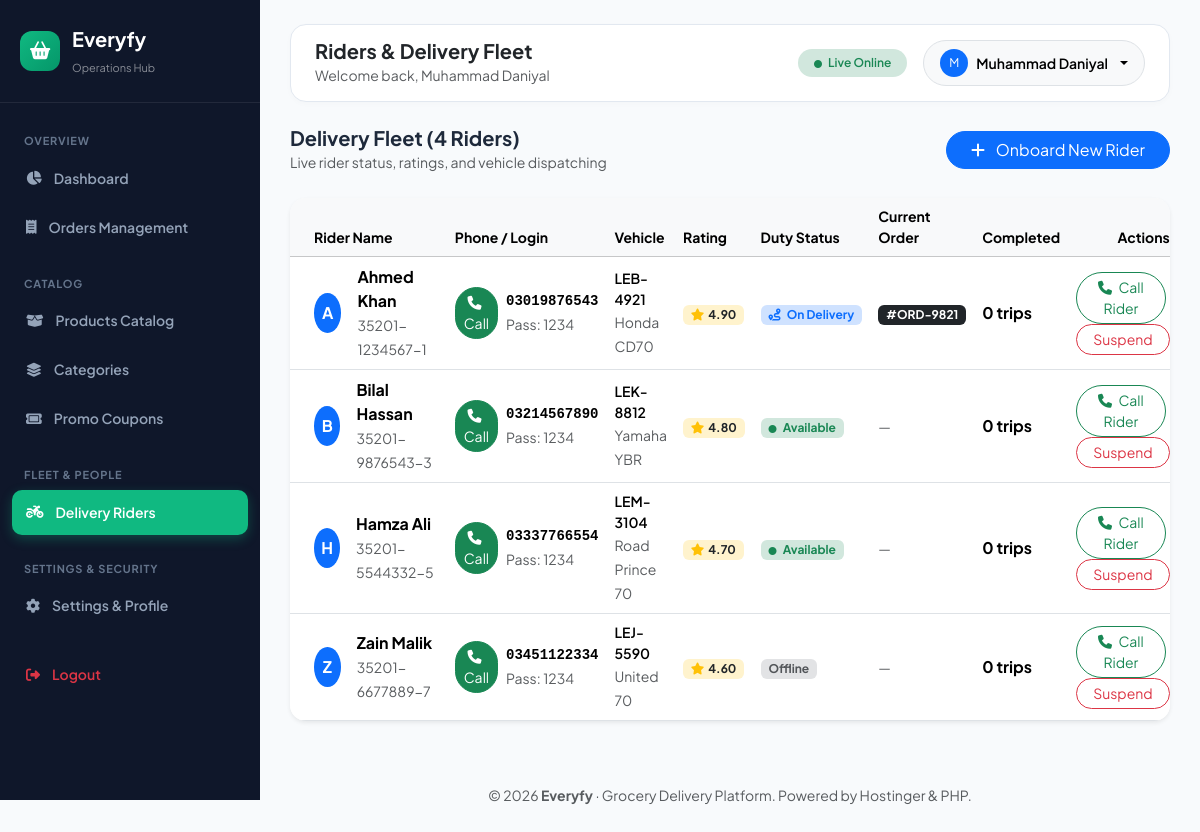
/backend/admin/riders.php (signed in), run on an earlier commit of the app's database.
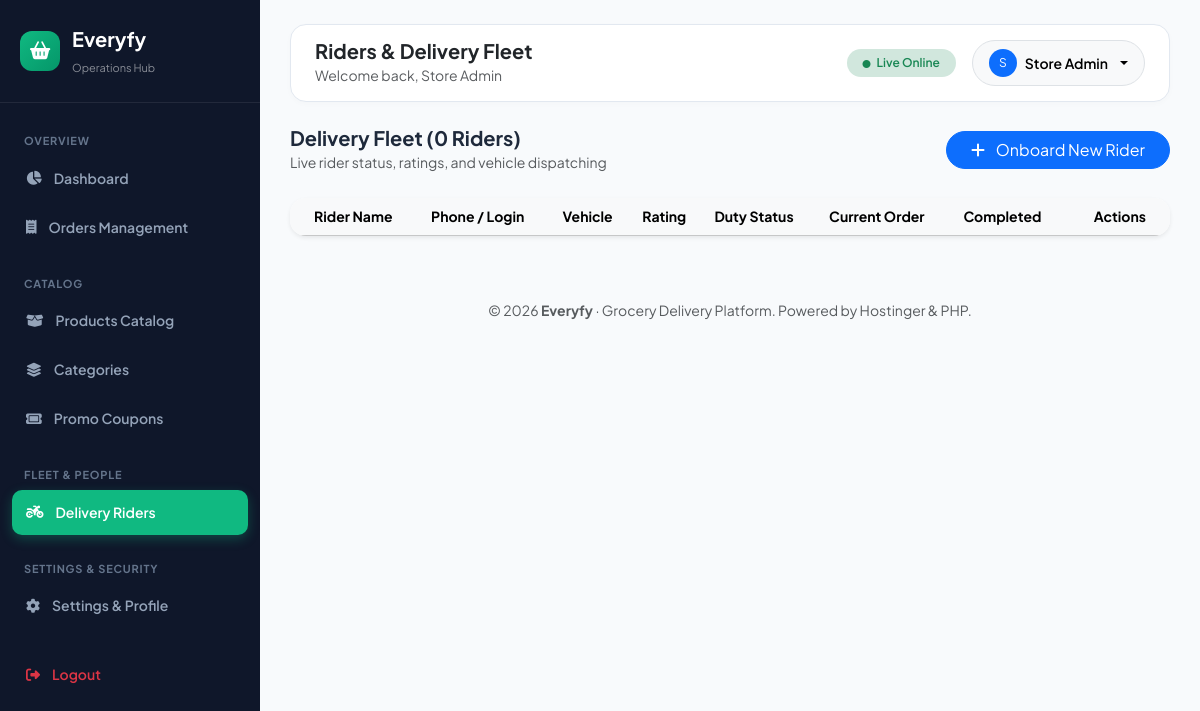
And on a later commit of the database.
### tables this page shows
CREATE TABLE IF NOT EXISTS `delivery_boys` (
  `id` INT AUTO_INCREMENT PRIMARY KEY,
  `name` VARCHAR(100) NOT NULL,
  `phone` VARCHAR(25) NOT NULL UNIQUE,
  `email` VARCHAR(120) NULL UNIQUE,
  `password` VARCHAR(255) NOT NULL,
  `cnic` VARCHAR(30) NULL,
  `vehicle_type` VARCHAR(50) DEFAULT 'Motorcycle',
  `vehicle_number` VARCHAR(50) DEFAULT 'LEB-4921',
  `profile_image` VARCHAR(255) NULL,
  `rating` DECIMAL(3, 2) DEFAULT 5.00,
  `is_online` TINYINT(1) DEFAULT 1,
  `is_active` TINYINT(1) DEFAULT 1,
  `current_lat` DECIMAL(10, 7) DEFAULT 31.5204,
  `current_lng` DECIMAL(10, 7) DEFAULT 74.3587,
  `total_deliveries` INT DEFAULT 0,
  `auth_token` VARCHAR(255) NULL,
  `created_at` TIMESTAMP DEFAULT CURRENT_TIMESTAMP,
  INDEX `idx_riders_phone` (`phone`),
  INDEX `idx_riders_email` (`email`)
);

### backend/admin/riders.php (the view, shortened to what the changed rows need)
<?php
$pageHeading = 'Riders & Delivery Fleet';
require_once __DIR__ . '/includes/header.php';
$pdo = Database::getConnection();
$riders = [];
if ($pdo) {
    try {
        $stmt = $pdo->query("SELECT d.*,
                                    (SELECT COUNT(*) FROM orders o WHERE o.delivery_boy_id = d.id AND o.order_status = 'delivered') as total_completed,
                                    (SELECT order_number FROM orders o WHERE o.delivery_boy_id = d.id AND o.order_status IN ('ready','picked_up','on_the_way') LIMIT 1) as current_order
                             FROM delivery_boys d ORDER BY d.id ASC");
        $riders = $stmt->fetchAll();
    } catch (Exception $e) {}
}
?>
<div class="d-flex justify-content-between align-items-center mb-4">
    <div>
        <h5 class="fw-bold mb-0">Delivery Fleet (<?= count($riders) ?> Riders)</h5>
        <small class="text-muted">Live rider status, ratings, and vehicle dispatching</small>
    </div>
</div>
<div class="card border-0 shadow-sm rounded-4 overflow-hidden">
    <div class="table-responsive">
        <table class="table table-hover align-middle mb-0">
            <thead class="table-light">
                <tr class="small text-muted">
                    <th class="ps-4">Rider Name</th>
                    <th>Phone / Login</th>
                    <th>Vehicle</th>
                    <th>Rating</th>
                    <th>Duty Status</th>
                    <th>Current Order</th>
                    <th>Completed</th>
                    <th class="text-end pe-4">Actions</th>
                </tr>
            </thead>
            <tbody>
                <?php foreach ($riders as $r): ?>
                    <tr>
                        <td class="ps-4">
                            <div class="d-flex align-items-center gap-3">
                                <div class="bg-primary text-white rounded-circle d-flex align-items-center justify-content-center fw-bold" style="width: 40px; height: 40px;">
                                    <?= strtoupper(substr($r['name'], 0, 1)) ?>
                                </div>
                                <div>
                                    <div class="fw-bold"><?= htmlspecialchars($r['name']) ?></div>
                                    <small class="text-muted"><?= htmlspecialchars($r['cnic'] ?: 'CNIC on file') ?></small>
                                </div>
                            </div>
                        </td>
                        <td>
                            <div class="d-flex align-items-center gap-2">
                                <a href="tel:<?= preg_replace('/[^0-9+]/', '', $r['phone']) ?>" class="btn btn-sm btn-success rounded-pill px-2 py-1 text-decoration-none" title="Call Rider">
                                    <i class="fa-solid fa-phone me-1"></i> Call
                                </a>
                                <div>
                                    <div class="fw-semibold font-monospace small"><?= htmlspecialchars($r['phone']) ?></div>
                                    <small class="text-muted">Pass: 1234</small>
                                </div>
                            </div>
                        </td>
                        <td>
                            <div class="small fw-semibold"><?= htmlspecialchars($r['vehicle_number']) ?></div>
                            <small class="text-muted"><?= htmlspecialchars($r['vehicle_type']) ?></small>
                        </td>
                        <td>
                            <span class="badge bg-warning-subtle text-dark fw-bold">
                                <i class="fa-solid fa-star text-warning me-1"></i><?= $r['rating'] ?>
                            </span>
                        </td>
                        <td>
                            <?php if ($r['current_order']): ?>
                                <span class="badge bg-primary-subtle text-primary py-1 px-2 fw-bold">
                                    <i class="fa-solid fa-route me-1"></i> On Delivery
                                </span>
                            <?php elseif ($r['is_online']): ?>
                                <span class="badge bg-success-subtle text-success py-1 px-2 fw-bold">
                                    <i class="fa-solid fa-circle me-1" style="font-size: 8px;"></i> Available
                                </span>
                            <?php else: ?>
                                <span class="badge bg-secondary-subtle text-muted py-1 px-2">Offline</span>
                            <?php endif; ?>
                        </td>
                        <td>
                            <?php if ($r['current_order']): ?>
                                <span class="badge bg-dark">#<?= htmlspecialchars($r['current_order']) ?></span>
                            <?php else: ?>
                                <span class="text-muted small">&mdash;</span>
                            <?php endif; ?>
                        </td>
                        <td class="fw-bold"><?= $r['total_completed'] ?> trips</td>
                        <td class="text-end pe-4">
                            <a href="tel:<?= preg_replace('/[^0-9+]/', '', $r['phone']) ?>" class="btn btn-sm btn-outline-success rounded-pill px-3 me-1">
                                <i class="fa-solid fa-phone me-1"></i> Call Rider
                            </a>
                            <form method="POST" class="d-inline">
                                <button type="submit" class="btn btn-sm <?= $r['is_active'] ? 'btn-outline-danger' : 'btn-outline-success' ?> rounded-pill px-3">
                                    <?= $r['is_active'] ? 'Suspend' : 'Activate' ?>
                                </button>
                            </form>
                        </td>
                    </tr>
                <?php endforeach; ?>
            </tbody>
        </table>
    </div>
</div>
<?php require_once __DIR__ . '/includes/footer.php'; ?>

### backend/admin/includes/header.php (shortened to what the changed rows need)
<?php
$adminName = $_SESSION['admin_name'] ?? 'Super Admin';
?>
<!DOCTYPE html>
<html lang="en">
<head>
    <link href="https://cdn.jsdelivr.net/npm/bootstrap@5.3.2/dist/css/bootstrap.min.css" rel="stylesheet">
    <link rel="stylesheet" href="https://cdnjs.cloudflare.com/ajax/libs/font-awesome/6.5.1/css/all.min.css">
</head>
<body>
<main class="admin-main">
    <header class="admin-topbar">
        <div>
            <h5 class="fw-bold mb-0 text-dark"><?= isset($pageHeading) ? htmlspecialchars($pageHeading) : 'Store Dashboard' ?></h5>
            <small class="text-muted">Welcome back, <?= htmlspecialchars($adminName) ?></small>
        </div>
        <div class="d-flex align-items-center gap-3">
            <div class="dropdown">
                <button class="btn btn-light rounded-pill px-3 py-2 border d-flex align-items-center gap-2 dropdown-toggle" type="button" data-bs-toggle="dropdown" aria-expanded="false">
                    <div class="bg-primary text-white rounded-circle d-flex align-items-center justify-content-center" style="width: 28px; height: 28px; font-size: 12px;">
                        <?= strtoupper(substr($adminName, 0, 1)) ?>
                    </div>
                    <span class="small fw-semibold"><?= htmlspecialchars($adminName) ?></span>
                </button>
            </div>
        </div>
    </header>

What changed in the data, as far as the page shows it:
removed delivery_boys: name "A", name "Ahmed Khan", cnic "35201-1234567-1", phone "03019876543", vehicle_number "LEB-4921", vehicle_type "Honda CD70", rating "4.90", shows "On Delivery", current_order "ORD-9821", total_completed "0", is_active "Suspend"
removed delivery_boys: name "B", name "Bilal Hassan", cnic "35201-9876543-3", phone "03214567890", vehicle_number "LEK-8812", vehicle_type "Yamaha YBR", rating "4.80", is_online 1 (drawn), total_completed "0", is_active "Suspend"
removed delivery_boys: name "H", name "Hamza Ali", cnic "35201-5544332-5", phone "03337766554", vehicle_number "LEM-3104", vehicle_type "Road Prince 70", rating "4.70", is_online 1 (drawn), total_completed "0", is_active "Suspend"
removed delivery_boys: name "Z", name "Zain Malik", cnic "35201-6677889-7", phone "03451122334", vehicle_number "LEJ-5590", vehicle_type "United 70", rating "4.60", is_online "Offline", total_completed "0", is_active "Suspend"
Also different on the page:
$adminName: "Muhammad Daniyal" → "Store Admin"
substr($adminName, 0, 1): "M" → "S"
count($riders): "4" → "0"
